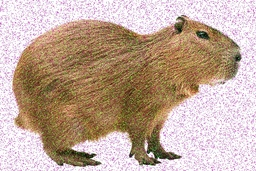
#> input picture capivara_r2.jpg, 256 x 171 px, shrunk from 540 x 360 before the run
$ python exc_03.py
#> lines starting #> are read from the running program, lines starting #| are printed output that depends on the picture
import cv2
import numpy as np
import matplotlib.pyplot as plt

# novamente após 250 há um pulo enorme de cores
# nesse caso a mediana foi melhor para desfocar o ruído, mas com isso
# desfocou também a imagem

img = cv2.imread("capivara_r2.jpg")
#> img is the input picture: shape (171, 256, 3); mean B, G, R 154.9, 169.8, 193
img_rgb = cv2.cvtColor(img, cv2.COLOR_BGR2RGB)  # converte pra RGB


cores = ['R', 'G', 'B']

#para o histograma fazer do canal de cores
plt.figure(figsize=(12,4))
for i, cor in enumerate(cores):
    plt.subplot(1, 3, i+1)
    plt.title(f"Histograma {cor}")
    plt.hist(img_rgb[..., i].ravel(), bins=256, range=(0,255), color=cor.lower())
plt.show()
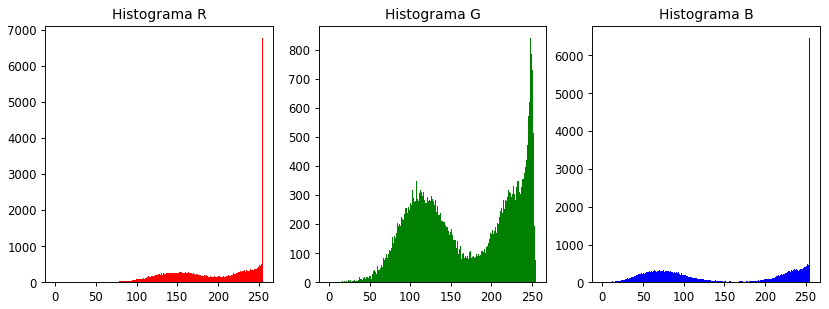
#> figure drawn by matplotlib, 3 panels; panel 1: tallest bar 6771 high, from x = 254 to 255; panel 2: tallest bar 840 high, from x = 248 to 249; panel 3: tallest bar 6463 high, from x = 254 to 255


def mediana_adaptativa(img, max_kernel=7):
#> called with max_kernel = 7
    img_out = img.copy()
    h, w, c = img.shape
#> h = 171; w = 256; c = 3

    for ch in range(c):  # percorre cada canal
        canal = img[..., ch]
        out = canal.copy()
        for i in range(h):
            for j in range(w):
                k = 3
                while k <= max_kernel:
                    # define vizinhança
                    i_min, i_max = max(i - k//2, 0), min(i + k//2 + 1, h)
                    j_min, j_max = max(j - k//2, 0), min(j + k//2 + 1, w)
                    viz = canal[i_min:i_max, j_min:j_max]

                    med = np.median(viz)
                    min_val = viz.min()
                    max_val = viz.max()

                    if min_val < canal[i,j] < max_val:
                        out[i,j] = canal[i,j]  # pixel ok
                        break
                    else:
                        out[i,j] = med
                        k += 2
        img_out[..., ch] = out
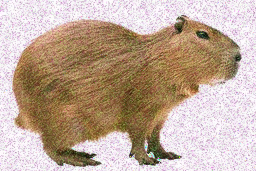
#> img_out: shape (171, 256, 3); mean R, G, B 192, 170.2, 154
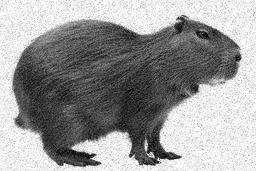
#> out: shape (171, 256); min 1, max 255, mean 154
    return img_out.astype(np.uint8)

img_adaptativa = mediana_adaptativa(img_rgb)

img_mediana = cv2.medianBlur(img_rgb, 5)
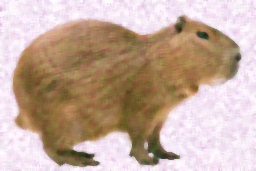
#> img_mediana: shape (171, 256, 3); mean R, G, B 195.7, 171.7, 157.3

def media_alpha_cortada(img, k=3, alpha=1):
#> called with k = 5, alpha = 2
    pad = k//2
    img_pad = np.pad(img, ((pad,pad),(pad,pad),(0,0)), mode='edge')
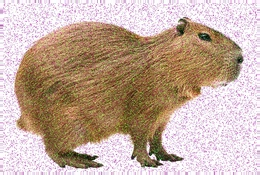
#> img_pad: shape (175, 260, 3); mean R, G, B 194.8, 172, 158.1
    h, w, c = img.shape
#> h = 171; w = 256; c = 3
    out = np.zeros_like(img, dtype=np.float32)

    for ch in range(c):
        canal = img_pad[..., ch]
        for i in range(h):
            for j in range(w):
                viz = canal[i:i+k, j:j+k].flatten()
                viz.sort()
                viz_cortada = viz[alpha:-alpha] if alpha < len(viz)//2 else viz
                out[i,j,ch] = viz_cortada.mean()
#> this loop made 3 passes
#> pass 1, in media_alpha_cortada, `canal = img_pad[..., ch]`:
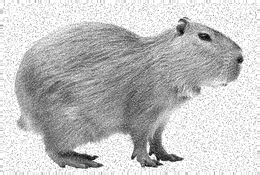
#> canal: shape (175, 260); min 0, max 255, mean 194.8
    return out.astype(np.uint8)
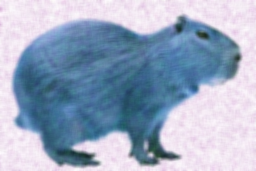
#> returned value: shape (171, 256, 3); mean of channels 0, 1, 2 193.6, 170.2, 155.3; drawn as B, G, R

img_alpha = media_alpha_cortada(img_rgb, k=5, alpha=2)


filtros = [img_rgb, img_adaptativa, img_mediana, img_alpha]
titulos = ['Original', 'Adaptativo', 'Mediana', 'Alpha']

plt.figure(figsize=(16,8))
for i, (f, t) in enumerate(zip(filtros, titulos)):
    plt.subplot(2, 2, i+1)
    plt.imshow(f)
    plt.title(t)
    plt.axis('off')
#> this loop made 4 passes
#> t on passes 1 to 4: 'Original', 'Adaptativo', 'Mediana', 'Alpha'
plt.show()
